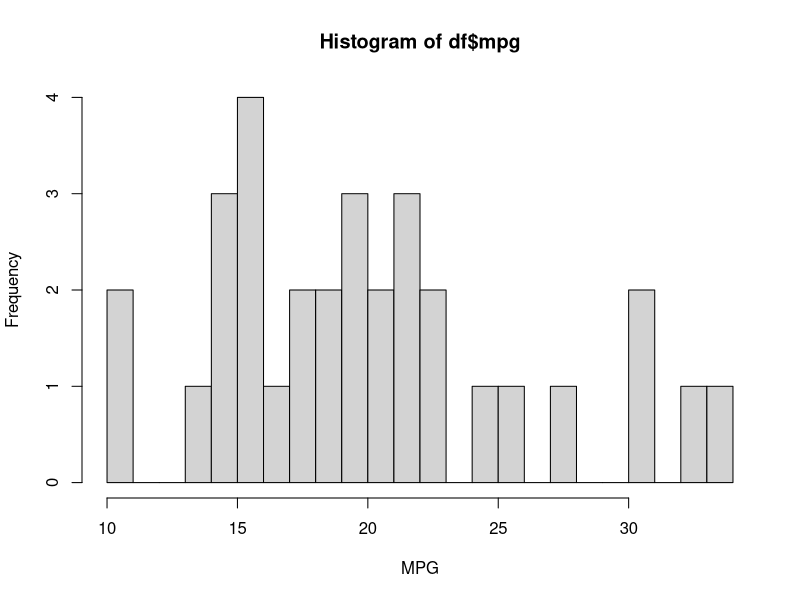
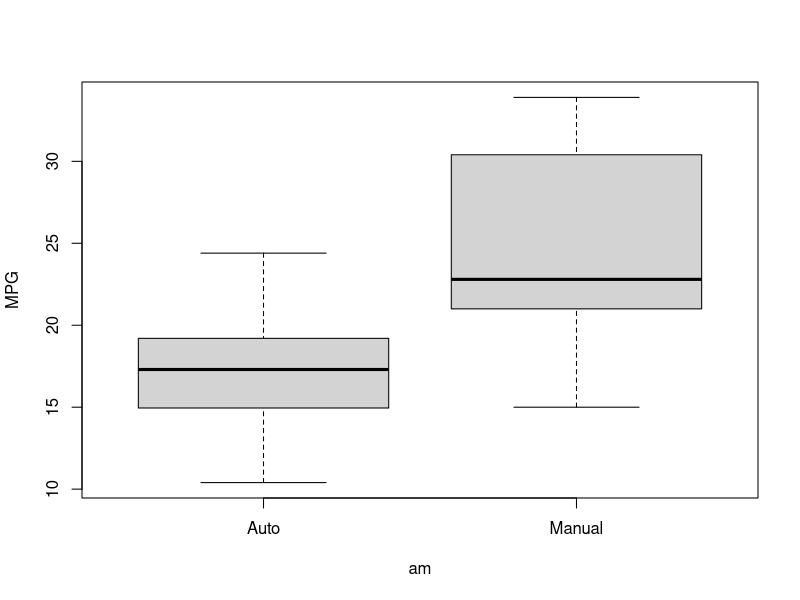
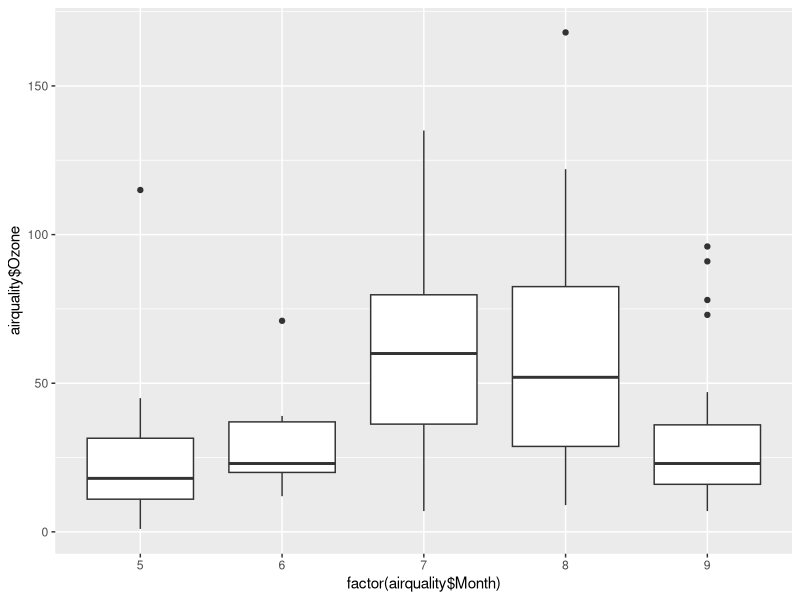
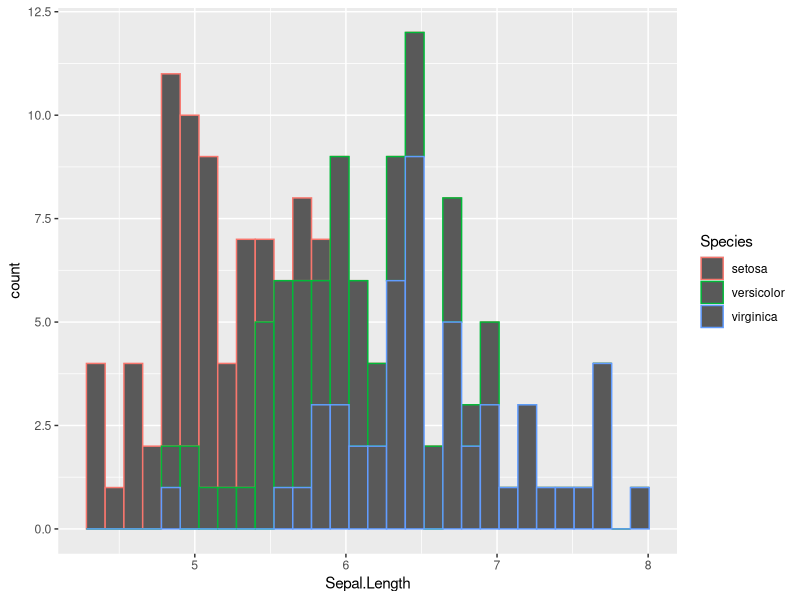
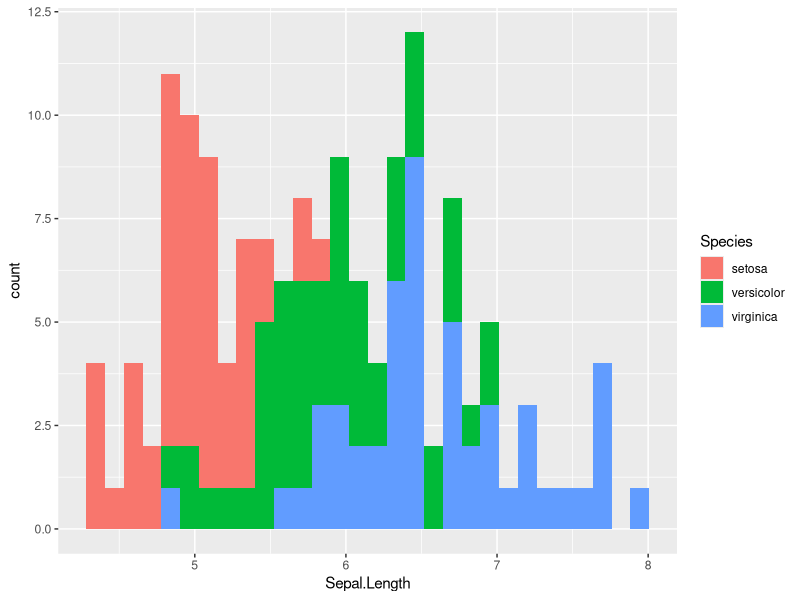
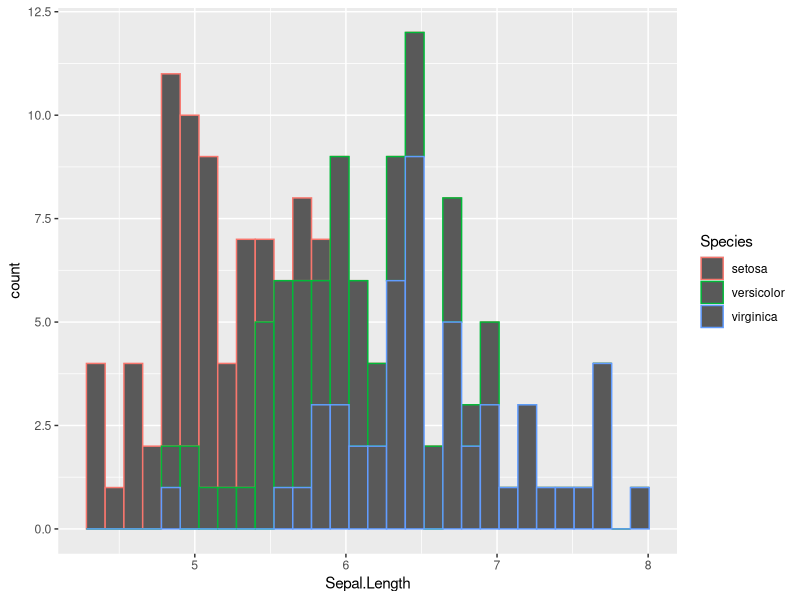

Reproduce these figures in R, in order. (Note: this script raises an error after producing the figures.)
df  <- mtcars
df$vs  <- factor(df$vs  , labels = c("V", "S"))
df$am  <- factor(df$am  , labels = c("Auto", "Manual"))

hist(df$mpg, breaks = 30, xlab = 'MPG')

boxplot(mpg ~ am, df, ylab = "MPG")

library(ggplot2)

ggplot(airquality, aes(x = factor(airquality$Month), y = airquality$Ozone))+
  geom_boxplot()

plot1 <- ggplot(mtcars, aes(x = mtcars$mpg, y = mtcars$disp, col = mtcars$hp))+
  xlab('mpg')+ylab('disp')+
  geom_point()

ggplot(iris, aes(Sepal.Length)) + geom_histogram(aes(col = Species))
ggplot(iris, aes(Sepal.Length, fill = Species)) + geom_histogram()
ggplot(iris, aes(Sepal.Length, col = Species)) + geom_histogram()
ggplot(iris, aes(Sepal.Length)) + geom_histogram(fill = Species)
ggplot(iris, aes(Sepal.Length)) + geom_histogram(aes(fill = Species))

ggplot(iris, aes(Sepal.Length, Sepal.Width, col = Species)) +
  geom_point(aes(size = Petal.Length))
